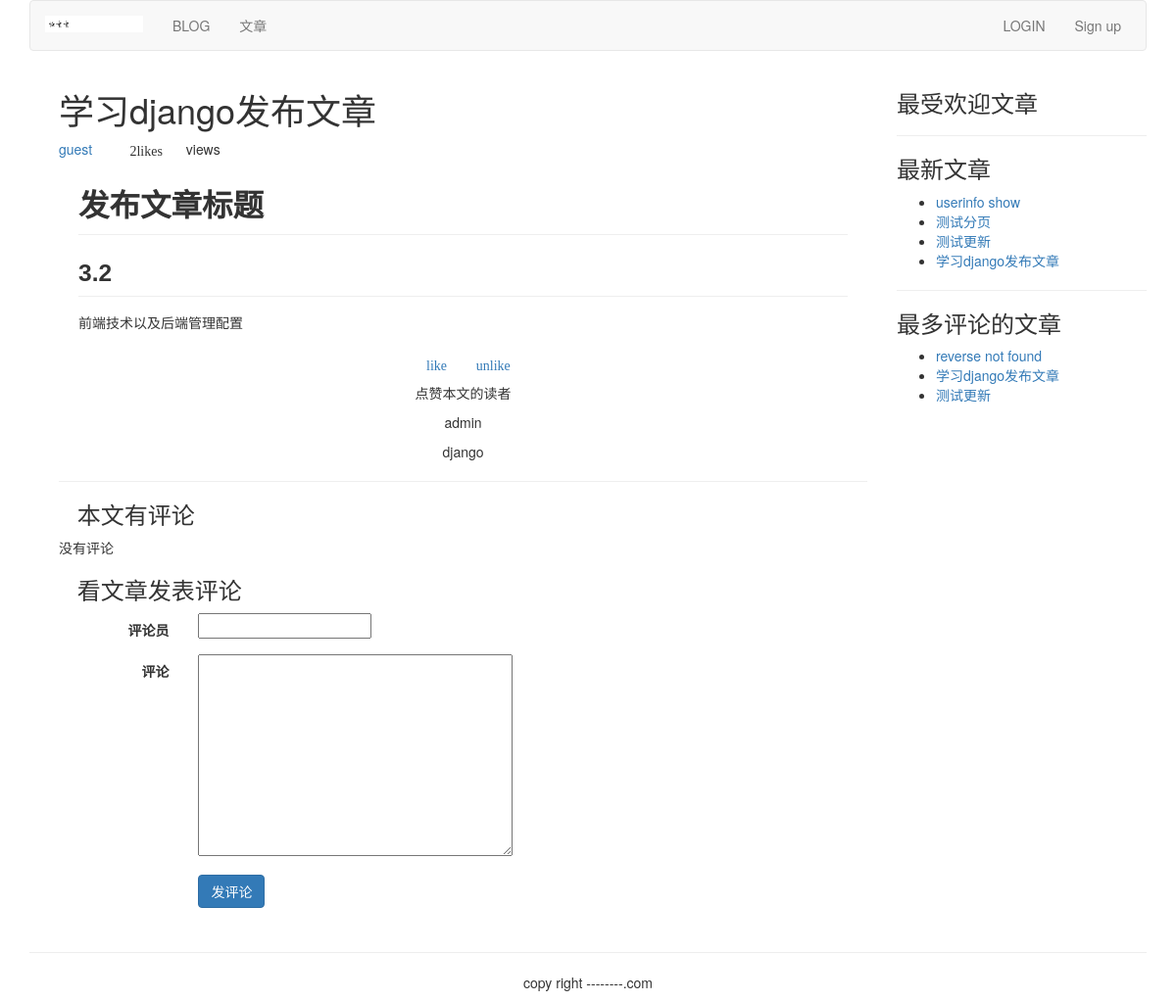
Before: /article/list-article-detail/4/Xue-Xi-djangoFa-Bu-Wen-Zhang/ with the older database file.
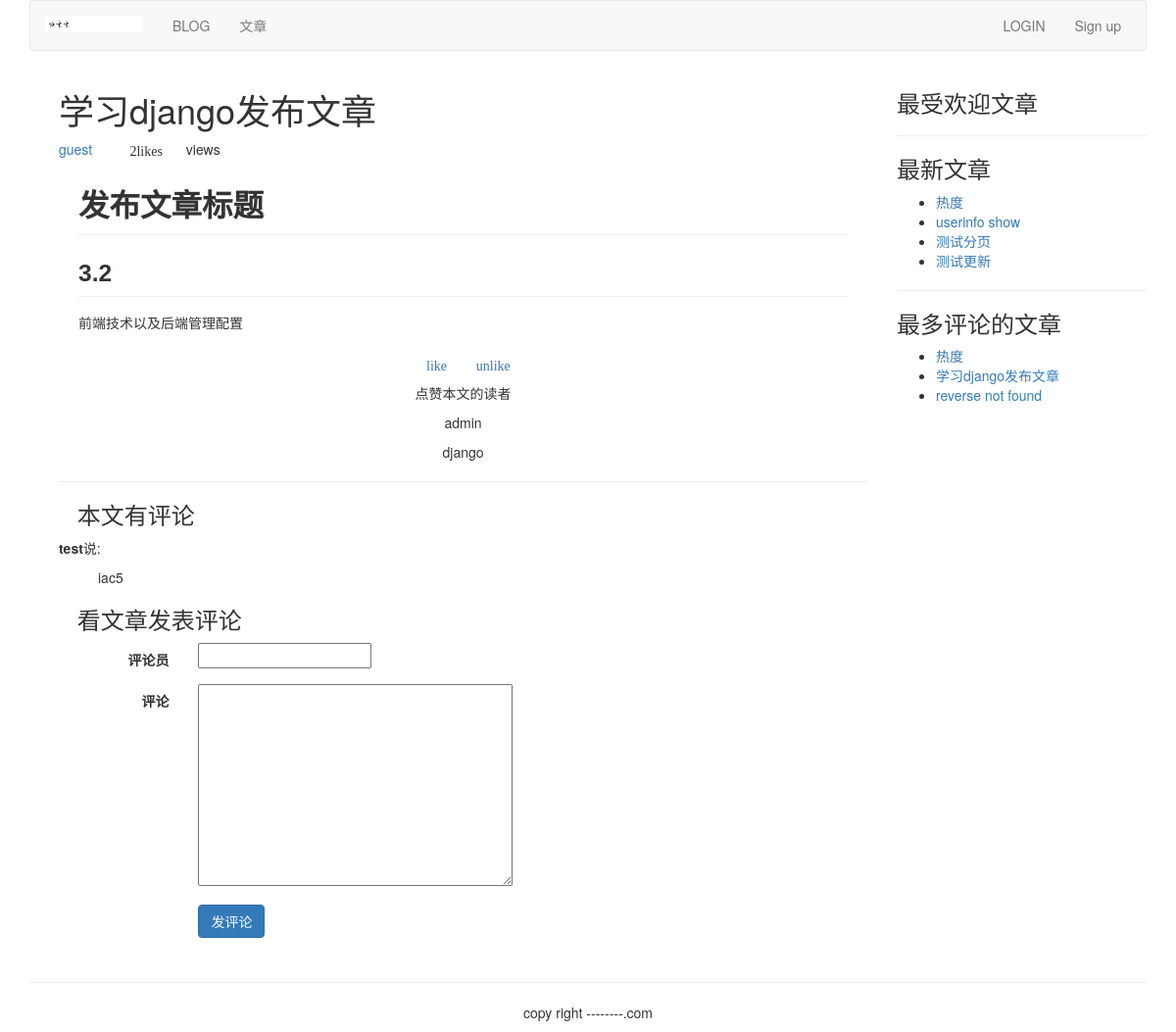
After: the same page with the newer database file.
### article/models.py (models this page shows, shortened)
class ArticlePost(models.Model):
    author = models.ForeignKey(User, related_name='article', on_delete=models.CASCADE)
    title = models.CharField(max_length=200)
    slug = models.SlugField(max_length=500)
    column = models.ForeignKey(ArticleColumn, related_name='article_column', on_delete=models.CASCADE)
    body = models.TextField()
    created = models.DateTimeField(default=timezone.now)
    updated = models.DateTimeField(auto_now=True)
    users_like = models.ManyToManyField(User, related_name="articles_like", blank=True)
    class Meta:
        ordering = ('-updated',)
        index_together = (('id', 'slug'),)
    def get_url_path(self):
        return reverse("article:list_article_detail", args=[self.id, self.slug])

class Comment(models.Model):
    article = models.ForeignKey(ArticlePost, related_name="comments", on_delete=models.CASCADE)
    commentator = models.CharField(max_length=90)
    body = models.TextField()
    created = models.DateTimeField(auto_now=True)
    class Meta:
        ordering = ('-created',)

### article/list_views.py (the view)
# urls.py: url(r'^article-detail/(?P<id>\d+)/(?P<slug>[-\w]+)/$', views.article_detail,
def article_detail(request, id, slug):
    article = get_object_or_404(ArticlePost, id=id, slug=slug)
    total_views = r.incr("article:{}:views".format(article.id))
    r.zincrby('article_ranking', 1, article.id)
    article_ranking = r.zrange('article_ranking', 0, -1, desc=True)[:10]
    article_ranking_ids = [int(id) for id in article_ranking]
    most_viewed = list(ArticlePost.objects.filter(id__in=article_ranking_ids))
    most_viewed.sort(key=lambda x: article_ranking_ids.index(x.id))
    if request.method == "POST":
        comment_form = CommentForm(data=request.POST)
        if comment_form.is_valid():
            new_comment = comment_form.save(commit=False)
            new_comment.article = article
            new_comment.save()
    else:
        comment_form = CommentForm()
    return render(request, "article/list/article_detail.html", {"article": article,
                                                                "total_views": total_views,
                                                                "most_viewed": most_viewed,
                                                                "comment_form": comment_form})

### article/forms.py
class CommentForm(forms.ModelForm):
    class Meta:
        model = Comment
        fields = ("commentator", "body")

### article/templatetags/article_tags.py (called while the page is built)
@register.inclusion_tag('article/list/latest_articles.html')
def latest_articles(n=5):
    latest_article = ArticlePost.objects.order_by("-created")[:n]
    return {"latest_article": latest_article}

@register.simple_tag
def most_comment_articles(n=3):
    return ArticlePost.objects.annotate(
        total_comments=Count('comments')).order_by("-total_comments")[:n]

### templates/article/list/article_detail.html (shortened to what this page needs)
{% extends 'base.html' %}
{% load article_tags %}
{% load  staticfiles %}
{% block content %}
 {% with total_likes=article.users_like.count  users_like=article.users_like.all %}
<div class="container">
<div class="col-md-9">
    <header>
        <h1>{{ article.title }}</h1>
        <p><a href="{% url "article:author_articles" article.author.username %}">{{ article.author.username }}</a>
        <span style="margin-left: 20px" class="glyphicon glyphicon-thumbs-up">
            {{ total_likes }}like{{ total_likes|pluralize }}
        </span>
        <span style="margin-left: 20px">{{ total_views }}view{{ total_views|pluralize }}</span>
        </p>
    </header>
    <link rel="stylesheet" href="{% static 'editor/css/editormd.preview.css' %}"/>
    <div id="editormd-view">
    </div>
    <div>
        <p class="text-center">
            <a onclick="like_article({{ article.id }}, 'like')" href="#"><span
                class="glyphicon glyphicon-thumbs-up">like</span></a>
            <a onclick="like_article({{ article.id }}, 'unlike')" href="#"><span
               style="margin-left: 15px;" class="glyphicon glyphicon-thumbs-down">unlike</span></a>
        </p>
    </div>
    <div>
        <p class="text-center"><stong>点赞本文的读者</stong></p>
        {% for user in article.users_like.all %}
        <p class="text-center">{{ user.username }}</p>
         {% empty %}
         <p class="text-center">还没有人对此文章表态</p>
        {% endfor %}
    </div>
    <hr>
    <div>
        <h3><span class="glyphicon glyphicon-bullhorn"></span>本文有{{ comments.count }}评论</h3>
        {% for comment in article.comments.all %}
            <div>
                <p><strong>{{ comment.commentator }}</strong>说:</p>
                <p style="margin-left: 40px;">{{ comment.body }}</p>
            </div>
        {% empty %}
            <p>没有评论</p>
        {% endfor %}
        <h3><span class="glyphicon glyphicon-send"></span>看文章发表评论</h3>
        <form action="." method="post" class="form-horizontal" role="form">{% csrf_token %}
            <div class="form-group">
                <label for="inputEmail3" class="col-sm-2 control-label">评论员</label>
                <div class="col-sm-10">
                    {{ comment_form.commentator }}
                </div>
            </div>
            <div class="form-group">
                <label for="inputEmail3" class="col-sm-2 control-label">评论</label>
                <div class="col-sm-10">
                    {{ comment_form.body }}
                </div>
            </div>
            <div class="form-group">
                <div class="col-sm-offset-2 col-sm-10">
                    <p><input type="submit" name="" value="发评论" class="btn btn-primary"></p>
                </div>
            </div>
        </form>
    </div>
</div>
<div class="col-md-3">
    <p class="text-center"><h3>最受欢迎文章</h3></p>
    <hr>
    <p class="text-center"><h3>最新文章</h3></p>
    {% latest_articles 4 %}
    <hr>
    <p class="text-center"><h3>最多评论的文章</h3></p>
    {% most_comment_articles as most_comments %}
    <ul>
        {% for comment_article in most_comments %}
            <li>
            <a href="{{ comment_article.get_url_path }}">{{ comment_article.title }}</a>
            </li>
        {% endfor %}
    </ul>
</div>
</div>
{% endwith %}
{% endblock %}

### templates/article/list/latest_articles.html
<ul>
    {% for article in latest_article %}
        <li>
        <a href="{{ article.get_url_path }}">{{ article.title }}</a>
        </li>
    {% endfor %}
</ul>

Changed rows visible on the page:
no longer on one of the page's lists (row unchanged): ArticlePost: title "学习django发布文章"
no longer on one of the page's lists (row unchanged): ArticlePost: title "测试更新"
shown differently, row unchanged: ArticlePost "学习django发布文章": moves up the list
added Comment: commentator "test", body "iac5"
added ArticlePost: title "热度"
Other visible differences:
text no longer shown: "没有评论"
